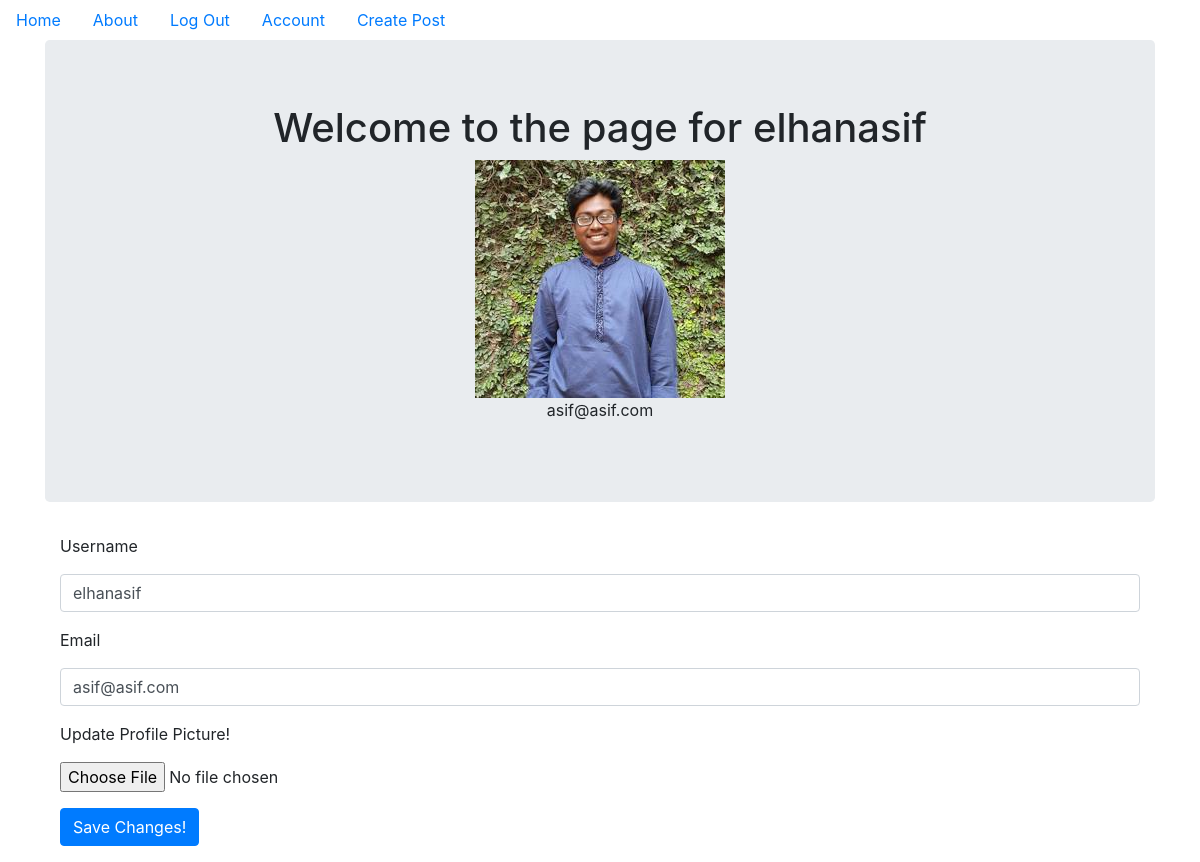
/account (signed in), run on the app's committed database.
### blogsite/models.py (models this page shows, shortened)
class User (db.Model, UserMixin):
    __tablename__ = 'users'
    id = db.Column (db.Integer, primary_key=True)
    profile_image = db.Column (db.String(64),nullable=False, default='default_profile.png')
    email = db.Column (db.String(64), unique=True,index = True) # what does later two attributes mean?
    username = db.Column (db.String(64),unique=True,index = True)
    password_hash = db.Column (db.String(128))
    posts = db.relationship('BlogPost', backref = 'author', lazy=True)

### blogsite/users/views.py (the view)
@users.route('/account',methods=['GET','POST'])
@login_required
def account():
    form = UpdateUserForm()
    if form.validate_on_submit():
        print (form)
        if form.picture.data:
            username = current_user.username
            pic = add_profile_pic(form.picture.data,username)
            current_user.profile_image = pic
        current_user.username = form.username.data
        current_user.email = form.email.data
        db.session.commit()
        flash ('User Account Info Updated!')
        return redirect(url_for('users.account'))
    elif request.method == 'GET':
        form.username.data = current_user.username
        form.email.data = current_user.email
    profile_image = url_for('static', filename = 'profile_pics/'+ current_user.profile_image)
    return render_template('account.html', form= form, profile_image= profile_image)

### blogsite/users/forms.py (shortened to what this page needs)
class UpdateUserForm (FlaskForm):
    email = StringField('Email',validators=[DataRequired(),Email()])
    username = StringField('Username',validators=[DataRequired()])
    picture = FileField('Update Profile Picture!', validators=[FileAllowed(['jpg','png'])])
    submit = SubmitField('Save Changes!')

### blogsite/models.py (called while the page is built)
@login_manager.user_loader
def load_user(user_id):
    return User.query.get(user_id)

### blogsite/templates/account.html (shortened to what this page needs)
{% extends "base.html" %}
{% block content %}
<div class='jumbotron'>
    <div align = 'center'>
        <h1> Welcome to the page for {{current_user.username}}</h1>
        <img align = 'center' src="{{url_for('static',filename='profile_pics/'+current_user.profile_image)}}">
        <p>{{ current_user.email }}</p>
    </div>
</div>
 <div class = 'container'>
    <form method = 'POST' action = '' enctype='multipart/form-data'>
        <div class='form-group'>
        {{form.username.label(class = 'form-group')}}
        {{form.username(class = 'form-control')}}
        </div>
        <div class='form-group'>
        {{form.email.label(class = 'form-group')}}
        {{form.email(class = 'form-control')}}
        </div>
        <div class='form-group'>
        {{form.picture.label(class = 'form-group')}}
        {{form.picture(class = 'form-control-file')}}
        </div>
        <div class='form-group'>
        {{form.submit(class = 'btn btn-primary')}}
        </div>
    </form>
</div>
{% endblock content %}

### data on the page
User: username "elhanasif", profile_image (picture), email "asif@asif.com"
